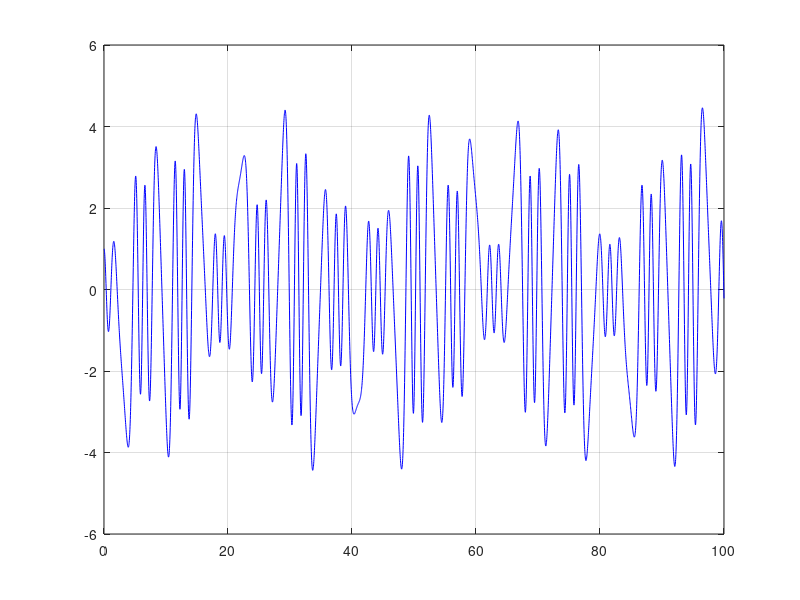
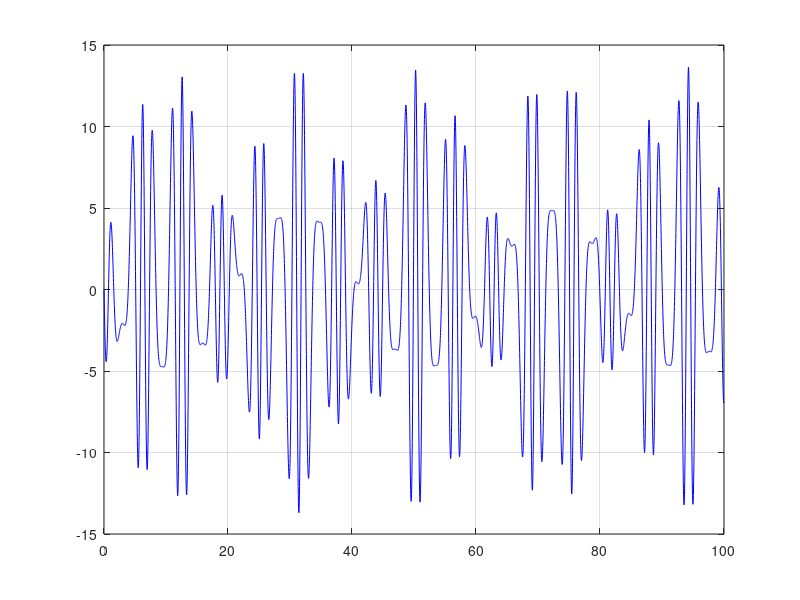
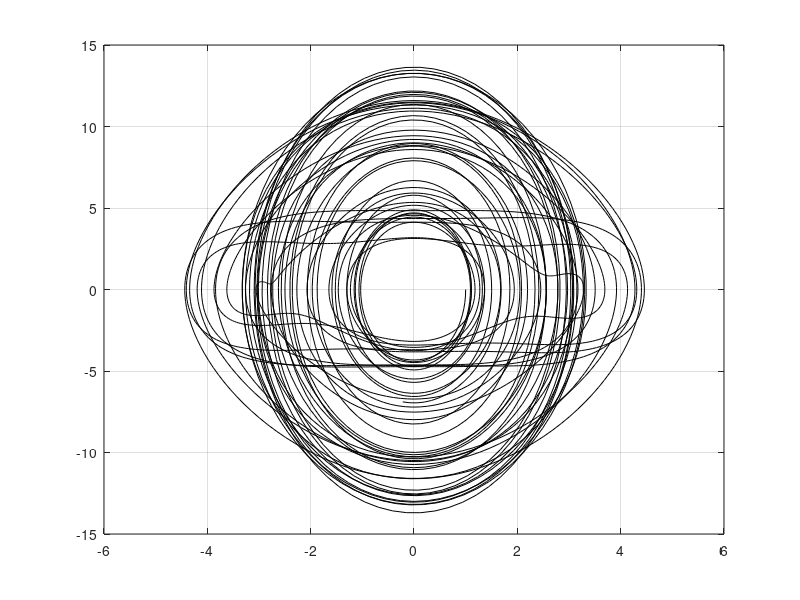

Recreate these plots in MATLAB, in order.
clear all; close all;
d = 9.811; e = 10.0; tf = 100; N = 5000; dt = tf/N; 
t(1) = 0; x(1) = 1; vx(1) = 0;
%%%%%%%%%%%%%%%%%%%%%%%%%%%%%%%%%%%%%%%%%%%%%%%%%%%%%%%%%%%%%%%%%%%%
for n = 1:N
  t(n+1) = n*dt;
  xhalf = x(n) + vx(n)*(dt/2); %x es theta
  vxhalf = vx(n) -(d+e*cos(t(n)))*x(n)*(dt/2);
  x(n+1) = x(n) + vxhalf*(dt);
  vx(n+1) = vx(n)-(d+e*cos(t(n)))*xhalf*(dt);
end
%%%%%%%%%%%%%%%%%%%%%%%%%%%%%%%%%%%%%%%%%%%%%%%%%%%%%%%%%%%%%%%%%%%%
figure(1);clf;
plot(t,x,'b-','linewidth',0.5);grid on;
figure(2);clf;
plot(t,vx,'b-','linewidth',0.5);grid on;
figure(3);clf;
plot(x,vx ,'k-','linewidth',0.5);grid on;
